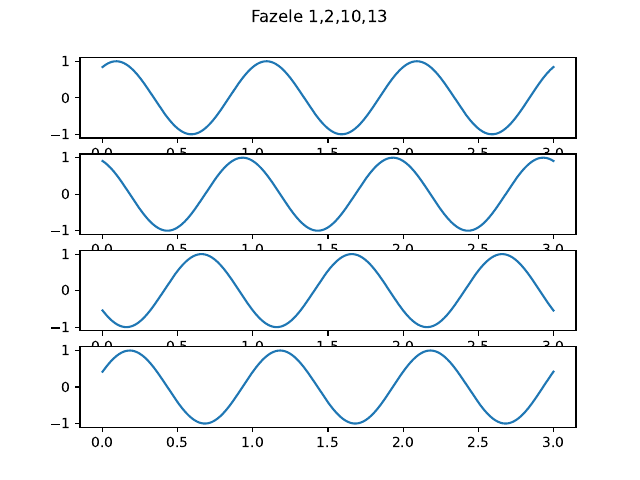

This figure's Python source:
import matplotlib.pyplot as plt
import numpy as np
from matplotlib.backends.backend_pdf import PdfPages

pdf = []
pdfDoc = PdfPages('p02.pdf')

fig, axs = plt.subplots(4)

phi = [1, 2, 10, 13]

t = np.linspace(0, 3, 1600)
s = np.sin(2*np.pi*1600*t)

signals = []

for i in range(len(phi)):
    s_el = np.sin(2*np.pi*1600*t + phi[i])
    axs[i].plot(t, s_el)
    signals.append(s_el)
    

fig.suptitle(f'Fazele {",".join([str(i) for i in phi])}')

pdf.append(fig)

snrs = [0.1, 1, 10, 100]



for i in range(len(snrs)):
    fig, axs = plt.subplots(len(signals))
    fig.suptitle(f"SNR {snrs[i]}")
    
    for j in range(len(signals)):
        noised_signal = [x for x in signals[j]]
        
        noise = np.random.normal(0, 1, len(t))
        gamma = np.sqrt(np.linalg.norm(noised_signal) / (np.linalg.norm(noise) * snrs[i]))
        noised_signal = noised_signal + noise * gamma
        axs[j].plot(t, noised_signal)
    pdf.append(fig)
    


for page in pdf:
    pdfDoc.savefig(page)
pdfDoc.close()
